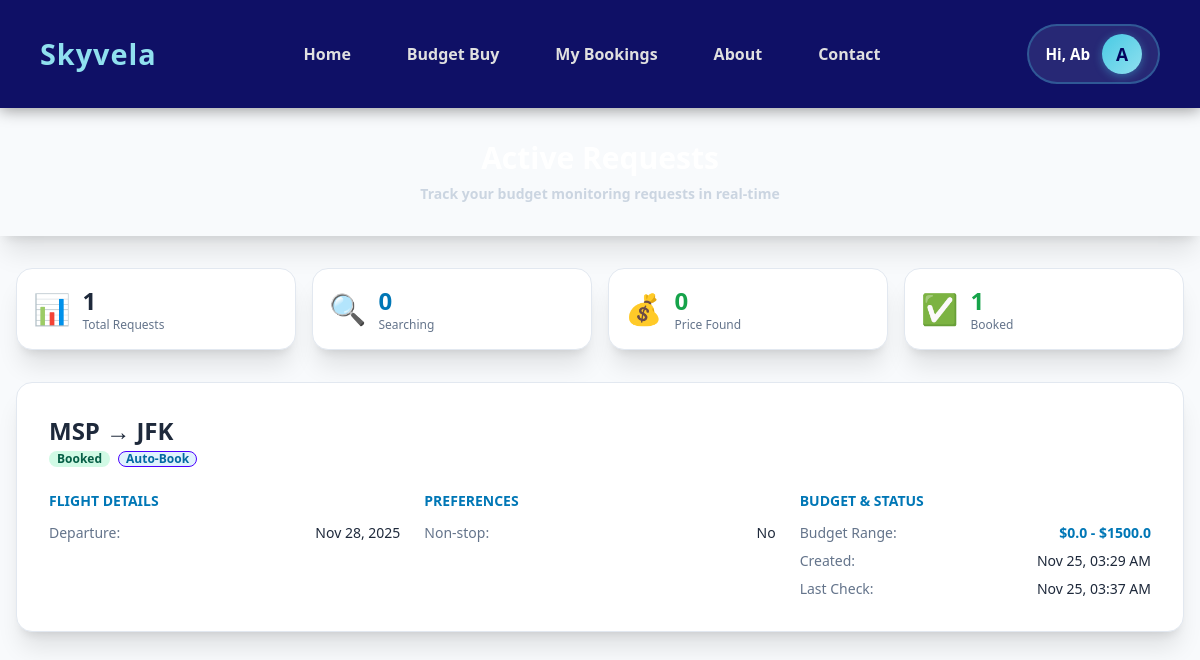
/active-requests (signed in), run on the app's committed database.
### models.py (models this page shows, shortened)
class BudgetBuyRequest(db.Model):
    __tablename__ = "BudgetBuyRequest"
    request_id: Mapped[int] = mapped_column(Integer, primary_key=True, autoincrement=True)
    user_id: Mapped[int] = mapped_column(Integer, db.ForeignKey("User.user_id", ondelete="CASCADE"), nullable=False)
    origin: Mapped[str] = mapped_column(String(3), nullable=False)
    destination: Mapped[str] = mapped_column(String(3), nullable=False)
    departure_date: Mapped[Optional[datetime]] = mapped_column(DateTime)
    return_date: Mapped[Optional[datetime]] = mapped_column(DateTime)
    trip_duration_weeks: Mapped[Optional[int]] = mapped_column(Integer)  # 2 weeks, 3 weeks, etc.
    non_stop_only: Mapped[bool] = mapped_column(Boolean, default=False)
    max_stops: Mapped[Optional[int]] = mapped_column(Integer)
    preferred_time: Mapped[Optional[str]] = mapped_column(String(32))  # Morning/Afternoon/Night
    preferred_airline: Mapped[Optional[str]] = mapped_column(String(3))  # IATA code
    min_budget: Mapped[float] = mapped_column(Float, nullable=False)
    max_budget: Mapped[float] = mapped_column(Float, nullable=False)
    currency: Mapped[str] = mapped_column(String(8), default='USD')
    mode: Mapped[str] = mapped_column(String(16), nullable=False)  # 'auto_book' or 'alert_only'
    status: Mapped[str] = mapped_column(String(32), default='pending')
    booked_ticket_id: Mapped[Optional[int]] = mapped_column(Integer, db.ForeignKey("Ticket.ticket_id", ondelete="SET NULL"))
    booked_price: Mapped[Optional[float]] = mapped_column(Float)
    booking_confirmation: Mapped[Optional[str]] = mapped_column(String(64))
    created_at: Mapped[datetime] = mapped_column(DateTime, default=datetime.utcnow, nullable=False)
    last_checked_at: Mapped[Optional[datetime]] = mapped_column(DateTime)
    completed_at: Mapped[Optional[datetime]] = mapped_column(DateTime)
    user = relationship("User", backref="budget_requests")

### app.py (the view)
@app.route('/active-requests')
def active_requests():
    if not session.get('user_id'):
        flash('Please log in to view your active requests.', 'error')
        return redirect(url_for('login'))
    try:
        from models import BudgetBuyRequest
        user_id = session.get('user_id')
        requests = BudgetBuyRequest.query.filter(
            BudgetBuyRequest.user_id == user_id,
            BudgetBuyRequest.status != 'cancelled'
        ).order_by(
            BudgetBuyRequest.created_at.desc()
        ).all()
        return render_template('active_requests.html', requests=requests)
    except Exception as e:
        print(f"❌ Active Requests page error: {e}")
        return render_template('active_requests.html', requests=[])

### app.py (called while the page is built)
@app.context_processor
def inject_active_requests():
    active_requests = 0
    if session.get('user_id'):
        try:
            from models import BudgetBuyRequest
            active_requests = BudgetBuyRequest.query.filter_by(
                user_id=session.get('user_id')
            ).filter(
                BudgetBuyRequest.status.in_(['pending', 'searching', 'price_found'])
            ).count()
        except Exception:
            pass
    return dict(active_requests=active_requests)

### templates/active_requests.html (shortened to what this page needs)
{% extends "base.html" %}
{% block head %}
<script src="https://cdn.tailwindcss.com"></script>
<link href="https://cdn.jsdelivr.net/npm/daisyui@4.4.19/dist/full.min.css" rel="stylesheet" type="text/css" />
<link rel="stylesheet" href="{{ url_for('static', filename='css/budget-shared.css') }}">
{% endblock %}
{% block content %}
<div class="min-h-screen bg-slate-900">
    <div class="gradient-header text-white py-8 shadow-xl">
        <div class="container mx-auto px-4">
            <h1 class="text-3xl font-bold text-center" style="color: #ffffff;">Active Requests</h1>
            <p class="text-center text-sm mt-2" style="color: #cbd5e1;">Track your budget monitoring requests in real-time</p>
        </div>
    </div>
    <div class="container mx-auto px-4 py-8 max-w-7xl">
        {% if requests %}
            <div class="grid grid-cols-1 md:grid-cols-4 gap-4 mb-8">
                <div class="card bg-slate-800 shadow-xl">
                    <div class="card-body p-4">
                        <div class="flex items-center gap-3">
                            <div class="text-3xl">📊</div>
                            <div>
                                <div class="text-2xl font-bold text-white">{{ requests|length }}</div>
                                <div class="text-xs text-slate-400">Total Requests</div>
                            </div>
                        </div>
                    </div>
                </div>
                <div class="card bg-slate-800 shadow-xl">
                    <div class="card-body p-4">
                        <div class="flex items-center gap-3">
                            <div class="text-3xl">🔍</div>
                            <div>
                                <div class="text-2xl font-bold text-cyan-400">{{ requests|selectattr('status', 'equalto', 'searching')|list|length }}</div>
                                <div class="text-xs text-slate-400">Searching</div>
                            </div>
                        </div>
                    </div>
                </div>
                <div class="card bg-slate-800 shadow-xl">
                    <div class="card-body p-4">
                        <div class="flex items-center gap-3">
                            <div class="text-3xl">💰</div>
                            <div>
                                <div class="text-2xl font-bold text-green-400">{{ requests|selectattr('status', 'equalto', 'price_found')|list|length }}</div>
                                <div class="text-xs text-slate-400">Price Found</div>
                            </div>
                        </div>
                    </div>
                </div>
                <div class="card bg-slate-800 shadow-xl">
                    <div class="card-body p-4">
                        <div class="flex items-center gap-3">
                            <div class="text-3xl">✅</div>
                            <div>
                                <div class="text-2xl font-bold text-emerald-400">{{ requests|selectattr('status', 'equalto', 'booked')|list|length }}</div>
                                <div class="text-xs text-slate-400">Booked</div>
                            </div>
                        </div>
                    </div>
                </div>
            </div>
            {% for req in requests %}
            <div class="card bg-slate-800 shadow-xl mb-6 hover:shadow-2xl transition-shadow">
                <div class="card-body">
                    <div class="flex flex-wrap justify-between items-start mb-4">
                        <div>
                            <h2 class="text-2xl font-bold text-white mb-1">
                                {{ req.origin }} → {{ req.destination }}
                            </h2>
                            <div class="flex gap-2 flex-wrap">
                                <span class="badge badge-sm
                                    {% if req.status == 'booked' %}badge-success{% endif %}
                                    {% if req.status == 'price_found' %}badge-warning{% endif %}">
                                    {{ req.status|replace('_', ' ')|title }}
                                </span>
                                <span class="badge badge-sm {% if req.mode == 'auto_book' %}badge-primary{% else %}badge-warning{% endif %}">
                                    {{ 'Auto-Book' if req.mode == 'auto_book' else 'Alert Only' }}
                                </span>
                            </div>
                        </div>
                    </div>
                    <div class="grid grid-cols-1 md:grid-cols-3 gap-6">
                        <div>
                            <h3 class="text-sm font-semibold text-cyan-400 uppercase mb-3">Flight Details</h3>
                            <div class="space-y-2 text-sm">
                                <div class="flex justify-between">
                                    <span class="text-slate-400">Departure:</span>
                                    <span class="text-white font-medium">{{ req.departure_date.strftime('%b %d, %Y') if req.departure_date else 'Not set' }}</span>
                                </div>
                            </div>
                        </div>
                        <div>
                            <h3 class="text-sm font-semibold text-cyan-400 uppercase mb-3">Preferences</h3>
                            <div class="space-y-2 text-sm">
                                <div class="flex justify-between">
                                    <span class="text-slate-400">Non-stop:</span>
                                    <span class="text-white font-medium">{{ 'Yes' if req.non_stop_only else 'No' }}</span>
                                </div>
                            </div>
                        </div>
                        <div>
                            <h3 class="text-sm font-semibold text-cyan-400 uppercase mb-3">Budget & Status</h3>
                            <div class="space-y-2 text-sm">
                                <div class="flex justify-between">
                                    <span class="text-slate-400">Budget Range:</span>
                                    <span class="text-cyan-400 font-bold">${{ req.min_budget }} - ${{ req.max_budget }}</span>
                                </div>
                                <div class="flex justify-between">
                                    <span class="text-slate-400">Created:</span>
                                    <span class="text-white font-medium">{{ req.created_at.strftime('%b %d, %I:%M %p') }}</span>
                                </div>
                                <div class="flex justify-between">
                                    <span class="text-slate-400">Last Check:</span>
                                    <span class="text-white font-medium">{{ req.last_checked_at.strftime('%b %d, %I:%M %p') if req.last_checked_at else 'Not yet' }}</span>
                                </div>
                            </div>
                        </div>
                    </div>
                </div>
            </div>
            {% endfor %}
        {% endif %}
    </div>
</div>
{% endblock %}

### static/css/budget-shared.css (style rules this page uses)
.bg-slate-900 { background-color: #f8fafc !important; }
.bg-slate-800, .card.bg-slate-800 { background-color: white !important; border: 1px solid #e2e8f0; }
.text-white { color: #1e293b !important; font-weight: 600; }
.text-slate-400 { color: #64748b !important; }
.text-cyan-400 { color: #0077b6 !important; font-weight: 700; }
.text-green-400, .text-emerald-400 { color: #16a34a !important; font-weight: 700; }
.badge-primary { background-color: #e0f2fe; color: #0369a1; font-weight: 600; }
.badge-success { background-color: #d1fae5; color: #065f46; font-weight: 600; }
h2, h3 { font-weight: 700 !important; color: #03045e !important; }

### data on the page
BudgetBuyRequest: origin "MSP", destination "JFK", status "Booked", mode "Auto-Book", departure_date "Nov 28, 2025", non_stop_only "No", min_budget "0.0", max_budget "1500.0", created_at "Nov 25, 03:29 AM", last_checked_at "Nov 25, 03:37 AM"

### other printed values
{{ session.get('user_name') }} "Ab"
{{ requests|length }} "1"
{{ requests|selectattr('status', 'equalto', 'searching')|list|length }} "0"
{{ requests|selectattr('status', 'equalto', 'price_found')|list|length }} "0"
{{ requests|selectattr('status', 'equalto', 'booked')|list|length }} "1"
